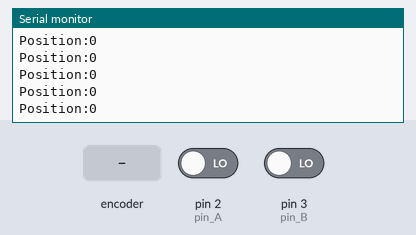
This sketch was run on a simulated Arduino Uno, built with avr-gcc and run on an emulated ATmega328P. Parts: the last lines printed to the serial monitor. The test bench sets the inputs (shaded band); at power-on: pin 2 (pin_A) LOW, pin 3 (pin_B) LOW.

Above: at 1.2 s.
1.3 s: rotary encoder on pin 2 (pin_A) / pin 3 (pin_B) turned 1 step (first pin leading)
At 1.37 s:
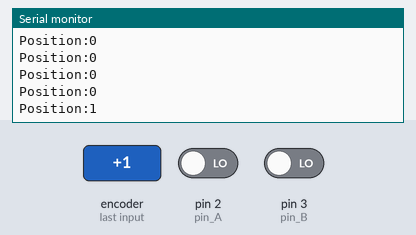
3.0 s: rotary encoder on pin 2 (pin_A) / pin 3 (pin_B) turned 1 step (first pin leading)
At 3.03 s:
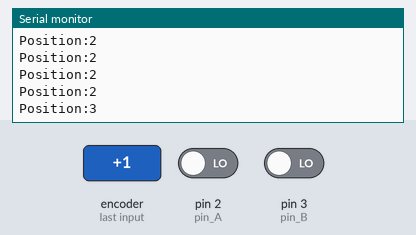
Timing chart, 0 to 6.0 s (numbered marks = the images above; inputs shaded):
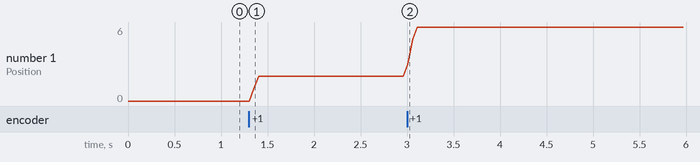

The sketch:

quadrature_encoder.ino
```cpp
// Use Arduino Uno interrupt pins.
// Pins 2 and 3 are our only options.
const int pin_A = 2;
const int pin_B = 3;

// Variables that are changed inside ISRs should always
// be volatile.
// Variables input pin states.
volatile bool state_a = LOW;
volatile bool state_b = LOW;
// Encoder position.
volatile long encoder_position = 0;


void setup() {
  Serial.begin(115200);
  attachInterrupt(digitalPinToInterrupt(pin_A), risingIsrA, RISING);
  attachInterrupt(digitalPinToInterrupt(pin_B), risingIsrB, RISING);
}

void loop() {
  Serial.print("Position:");
  Serial.println(encoder_position);
  // Blocking call, but that’s OK.
  delay(50);
}

// Encoder logic table:
// ---------------------------------------
// Event     | Other pin state | direction
// ---------------------------------------
// rising A         HIGH            -
//                  LOW             +
// falling A        HIGH            +
//                  LOW             -
// rising B         HIGH            +
//                  LOW             -
// falling B        HIGH            -
//                  LOW             +

void risingIsrA() {
  state_a = HIGH;
  attachInterrupt(digitalPinToInterrupt(pin_A), fallingIsrA, FALLING);
  switch (state_b) {
    case LOW:
     // Encoder moved forward.
      encoder_position++;
      break;
    case HIGH:
      // Encoder moved backwards.
      encoder_position--;
      break;
  }
}

void risingIsrB() {
  state_b = HIGH;
  attachInterrupt(digitalPinToInterrupt(pin_B), fallingIsrB, FALLING);
  switch (state_a) {
    case LOW:
      // Encoder moved backwards.
      encoder_position--;
      break;
    case HIGH:
      // Encoder moved forward.
      encoder_position++;
      break;
  }
}

void fallingIsrA() {
  state_a = LOW;
  attachInterrupt(digitalPinToInterrupt(pin_A), risingIsrA, RISING);
  switch (state_b) {
    case LOW:
      // Encoder moved backwards.
      encoder_position--;
      break;
    case HIGH:
      // Encoder moved forward.
      encoder_position++;
      break;
  }
}

void fallingIsrB() {
  state_b = LOW;
  attachInterrupt(digitalPinToInterrupt(pin_B), risingIsrB, RISING);
  switch (state_a) {
    case LOW:
      // Encoder moved forward.
      encoder_position++;
      break;
    case HIGH:
      // Encoder moved backwards.
      encoder_position--;
      break;
  }
}
```

Measured:
- after the input at 1.3 s, the serial monitor: prints a new line after 0.05 s (image 1)
- after the input at 3.0 s, the serial monitor: prints a new line at once (image 2)
- plotted number 1: 0 → 2 after the input at 1.3 s, 2 → 6 after the input at 3.0 s
